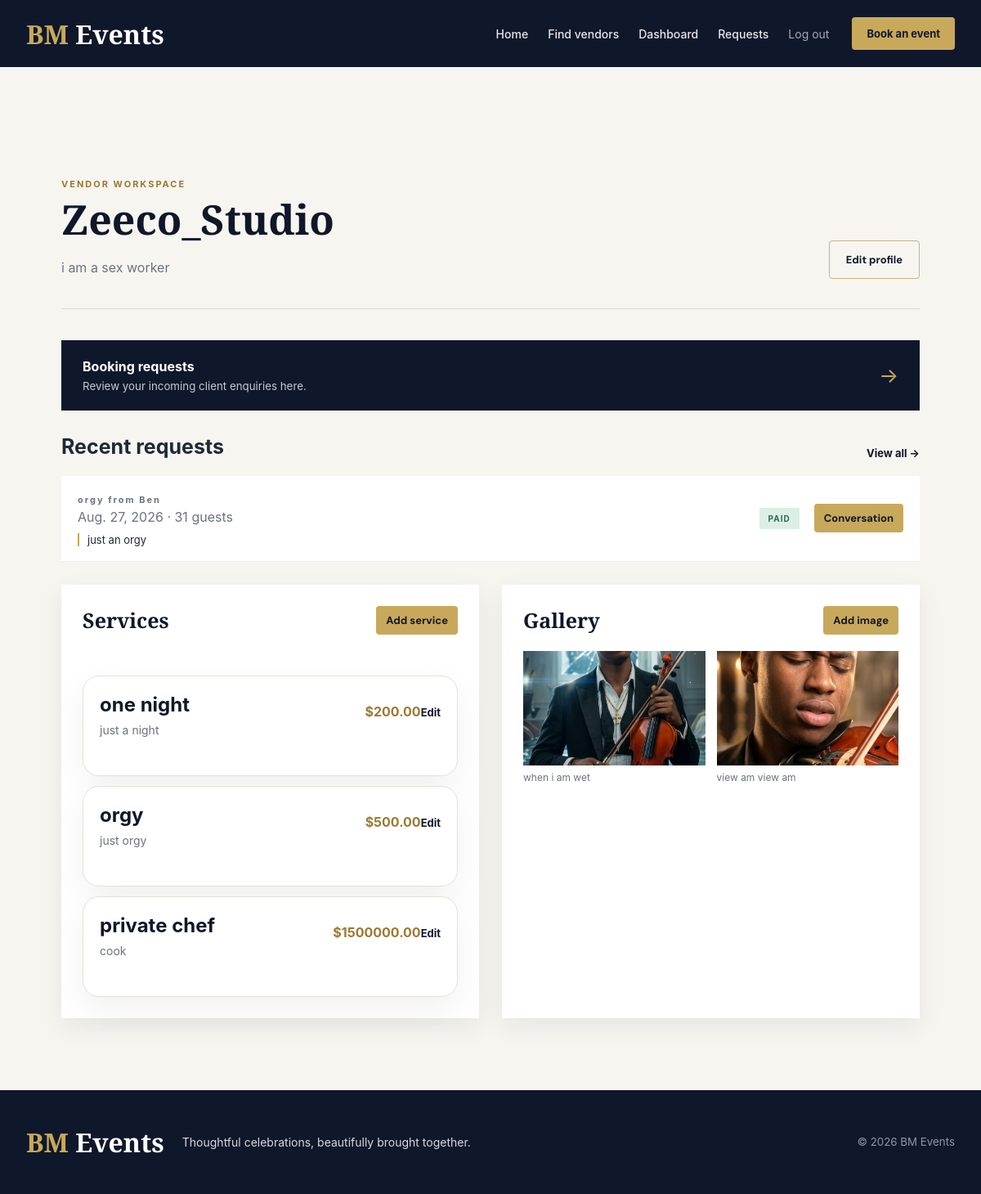
Page /vendors/dashboard/ (signed in) on the committed database.
### vendors/models.py (models this page shows, shortened)
class VendorProfile(models.Model):
    user = models.OneToOneField(settings.AUTH_USER_MODEL, on_delete=models.CASCADE, related_name='vendor_profile')
    business_name = models.CharField(max_length=255)
    description = models.TextField(blank=True)
    location = models.CharField(max_length=255, blank=True)
    contact_phone = models.CharField(max_length=50, blank=True)
    operating_hours = models.CharField(max_length=255, blank=True)
    created_at = models.DateTimeField(auto_now_add=True)
    updated_at = models.DateTimeField(auto_now=True)

class Service(models.Model):
    vendor = models.ForeignKey(VendorProfile, on_delete=models.CASCADE, related_name='services')
    name = models.CharField(max_length=255)
    description = models.TextField(blank=True)
    price = models.DecimalField(max_digits=10, decimal_places=2, null=True, blank=True)
    created_at = models.DateTimeField(auto_now_add=True)

class GalleryImage(models.Model):
    vendor = models.ForeignKey(VendorProfile, on_delete=models.CASCADE, related_name='gallery')
    image = models.ImageField(upload_to='vendor_gallery/')
    caption = models.CharField(max_length=255, blank=True)

### bookings/models.py (models this page shows, shortened)
class Booking(models.Model):
    STATUS_CHOICES = [
        ('requested', 'Requested'),
        ('accepted', 'Accepted'),
        ('declined', 'Declined'),
        ('paid', 'Paid'),
        ('cancelled', 'Cancelled'),
    ]
    client = models.ForeignKey(settings.AUTH_USER_MODEL, on_delete=models.CASCADE, related_name='bookings')
    vendor = models.ForeignKey(VendorProfile, on_delete=models.CASCADE, related_name='bookings')
    full_name = models.CharField(max_length=255)
    email = models.EmailField()
    phone = models.CharField(max_length=50, blank=True)
    event_type = models.CharField(max_length=100)
    event_date = models.DateField(null=True, blank=True)
    guests = models.PositiveIntegerField(null=True, blank=True)
    message = models.TextField(blank=True)
    status = models.CharField(max_length=20, choices=STATUS_CHOICES, default='requested')
    created_at = models.DateTimeField(auto_now_add=True)
    updated_at = models.DateTimeField(auto_now=True)

### vendors/views.py (the view)
# urls.py: path('dashboard/', views.vendor_dashboard, name='vendor_dashboard'),
@login_required
def vendor_dashboard(request):
    user = request.user
    if not getattr(user, 'is_vendor', False) and not user.is_vendor():
        return HttpResponseForbidden('Not a vendor')
    profile = get_object_or_404(VendorProfile, user=user)
    services = profile.services.all()
    gallery = profile.gallery.all()
    bookings = profile.bookings.select_related('client').order_by('-created_at')
    pending_requests = bookings.filter(status='requested').count()
    return render(request, 'vendors/dashboard.html', {'profile': profile, 'services': services, 'gallery': gallery, 'bookings': bookings, 'pending_requests': pending_requests})

### accounts/models.py (called while the page is built)
    def is_vendor(self):
        return self.role == 'vendor'

    def is_client(self):
        return self.role == 'client'

### templates/vendors/dashboard.html (shortened to what this page needs)
{% extends 'base.html' %}
{% block content %}
  <section class="dashboard-page"><div class="dashboard-heading"><div><p class="eyebrow">VENDOR WORKSPACE</p><h1>{{ profile.business_name }}</h1><p>{{ profile.description|default:'Complete your profile so clients can discover what makes your work special.' }}</p></div><a href="{% url 'edit_vendor_profile' %}" class="secondary-btn">Edit profile</a></div><a href="{% url 'vendor_requests' %}" class="request-banner dashboard-request-summary"><span><strong>Booking requests{% if pending_requests %} ({{ pending_requests }} new){% endif %}</strong><small>{% if pending_requests %}You have new client enquiries waiting for a response.{% else %}Review your incoming client enquiries here.{% endif %}</small></span><span aria-hidden="true">&rarr;</span></a>{% if bookings %}<section class="dashboard-requests"><div class="panel-heading"><h2>Recent requests</h2><a href="{% url 'vendor_requests' %}" class="text-link">View all &rarr;</a></div>{% for booking in bookings|slice:':3' %}<article class="dashboard-request"><div><p class="card-kicker">{{ booking.event_type }} from {{ booking.full_name }}</p><p>{{ booking.event_date|default:'Date to be confirmed' }}{% if booking.guests %} &middot; {{ booking.guests }} guests{% endif %}</p>{% if booking.message %}<blockquote>{{ booking.message }}</blockquote>{% endif %}</div><span class="status status-{{ booking.status }}">{{ booking.get_status_display }}</span><a href="{% url 'booking_conversation' booking.pk %}" class="small-btn">Conversation</a></article>{% endfor %}</section>{% endif %}<div class="dashboard-grid"><section class="workspace-panel"><div class="panel-heading"><h2>Services</h2><a href="{% url 'add_service' %}" class="small-btn">Add service</a></div><div class="service-list">
    {% for s in services %}
      <article class="service-item"><div><h3>{{ s.name }}</h3><p>{{ s.description|default:'No description added yet.' }}</p></div><div><strong>{% if s.price %}${{ s.price }}{% else %}On request{% endif %}</strong><a href="{% url 'edit_service' s.pk %}" class="text-link">Edit</a></div></article>
    {% empty %}
      <div class="empty-state compact"><p>Add your first service to help clients understand your offering.</p><a href="{% url 'add_service' %}" class="text-link">Add a service &rarr;</a></div>{% endfor %}</div></section><section class="workspace-panel"><div class="panel-heading"><h2>Gallery</h2><a href="{% url 'add_gallery_image' %}" class="small-btn">Add image</a></div><div class="dashboard-gallery">
    {% for img in gallery %}
      <figure><img src="{{ img.image.url }}" alt="{{ img.caption|default:profile.business_name }}"><figcaption>{{ img.caption }}</figcaption></figure>
    {% empty %}
      <div class="empty-state compact"><p>Show clients what your events look like.</p><a href="{% url 'add_gallery_image' %}" class="text-link">Upload an image &rarr;</a></div>{% endfor %}</div></section></div></section>
{% endblock %}

### static/css/variables.css (style rules this page uses)
:root { --primary-dark: #0F172A; --gold: #C8A95B; --gold-light: #E8D39A; --background-light: #F8F9FC; --white: #FFFFFF; --text-dark: #1F2937; --text-light: #6B7280; --border-light: rgba(255,255,255,0.15); --shadow-sm: 0 5px 15px rgba(0,0,0,0.08); --shadow-md: 0 15px 35px rgba(0,0,0,0.12); --shadow-lg: 0 25px 60px rgba(0,0,0,0.18); --radius-sm: 10px; --radius-md: 20px; --radius-lg: 35px; --transition: all .35s ease; --container-width: 1200px; --section-padding: 100px; }

### static/css/responsive.css (style rules this page uses)
.app-page .vendor-card, .app-page .form-panel, .app-page .workspace-panel, .app-page .request-card, .app-page .info-panel, .app-page .contact-panel { min-width: 0; }
.app-page .service-item, .app-page .request-card-head, .app-page .request-meta, .app-page .request-actions, .app-page .detail-hero, .app-page .dashboard-heading { min-width: 0; }
.app-page .service-item > div, .app-page .request-card-head > div, .app-page .request-meta > span { min-width: 0; overflow-wrap: anywhere; }
.app-page .service-item strong, .app-page .status { flex-shrink: 0; }

### rows in the picture
VendorProfile: business_name "Zeeco_Studio", description "i am a sex worker"
Booking: event_type "orgy", full_name "Ben", event_date "Aug. 27, 2026", guests "31", message "just an orgy", status "PAID"
Service: name "one night", description "just a night", price "200.00"
Service: name "orgy", description "just orgy", price "500.00"
Service: name "private chef", description "cook", price "1500000.00"
GalleryImage: image (picture), caption "when i am wet"
GalleryImage: image (picture), caption "view am view am"
